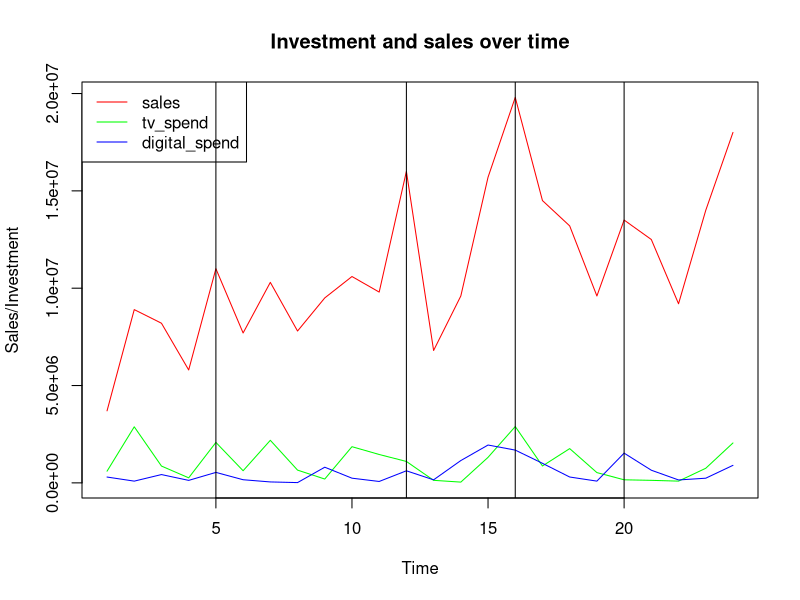

Source code (R):
# KINESSO EMPLOYMENT TEST ####
## Import Sales Data ####
install.packages("tidyverse")
library(tidyverse)
library(readxl)
data <- read_xlsx('toy_sales_data.xlsx',sheet = 'data')
data
planned_spend <- read_xlsx('toy_sales_data.xlsx', sheet = 'planned_spend')
planned_spend

## Create A Plot of Sales, Tv And Digital Investment In The Y Axis With Time In The X Axis ####
spend_and_sales <- data %>% select(2:4)
color = rainbow(3)
ts.plot(spend_and_sales,col=color, ylab='Sales/Investment', main = "Investment and sales over time")
legend("topleft", legend = colnames(spend_and_sales), lty=1, col=color)
abline(v=5)
abline(v=16)
abline(v=20)
abline(v=12)

## Report On The Correlations Among Sales Tv And Digital Investments ####
# We can see from the graph that there is some positive correlation between sales and spend as shown 
# by many of the peaks in sales corresponding to a peak in one of the spend amounts as shown in the 5th, 
# 12th, 16th and 20th months. The level of correlation will need further investigation.

## Fit A Reggression Model On The Data
fit <- lm(data$sales~.,data = data)
summary(fit)

## Report On The Adjusted R-squared ####
# The adjusted R squared for this model is 0.8985. This means that 89.85% of the variance in sales is 
# explained by the change in these variables. This is a relatively high output for a linear model.

## Report On The P-value And Significance Of Each Regressor ####
# The p-values of the intercept and the month and trend variables are not statistically significant each
# at a value of around 0.3 meaning we are only 70% confident of their significance. The p-value of the
# xmas variable is 0.00563, which means we are 99.437% confident of its significance. This level would 
# be satisfactory in the majority of situations. Finally the p-value for the tv_spend and digital_spend
# are both below 0.001, giving them a confidence level of above 99.9% which puts them well into the 
# statistically significant range.

## Calculate The Contribution From Tv Spend To Sales In % And Absolute Dollar Value ####
(1.947/(-5.287+1.947+2.872+1.419e+07+3.097e+06))*100
# Therefore tv_spend contributes 0.000112628% to the total contribution towards sales
# In terms of absolute dollar amount, it contributes $1.947 for every extra dollar spent.

## Calculate Tv ROI ####
total_sales =sum(data$sales)
total_spend = sum(data$tv_spend)
ROI = (total_sales/total_spend)*100
ROI
# Therefore the total return on investment for the 2 year period is $1043.052 for every dollar of tv_spend.

## Calculate The Expected Value For The First 3 Months Of 2018 ####
planned_spend$trend <- c(25,26,27)
planned_spend$xmas <- c(0,0,0)
planned_spend
predict.lm(fit, newdata = planned_spend)
# Therefore, for the first three months of 2018 the model predicts $11,750,228 for January, $12,760,264
# for February and $15,656,009 for March.

## What Additional Data Would Improve Your Model ####
# There are a number of additional variables that could improve the model. In terms of the tv_spend, it 
# would be useful to know what level of the products target audience (which could be found through 
# unsupervised clustering) was reached along with the frequency according to tv ratings. This could be 
# broken down into what percentage would have seen the ad once, twice, three times, four times or five or
# more times. 
#
# In terms of digital_spend, variables like the click through rate to measure the percentage who clicked 
# on the ad as well as tracking through what percentage of those clicks led to sales would allow us to
# better understand the impact of the tv vs digital advertisements. A breakdown of spending on each 
# social media or ad services would also be useful to see the impact of spending on different services.
#
# Some investment for both TV and digital may also have a delayed payout. If an ad is launched laye in 
# October we may not see sales until November. Because of this, it could be useful to include extra 
# variables indicating the previous months advertising spend.
#
# It would also be useful to know when new toy lines are being released as this could result in a
# boosted sales level for the release month and well the subsequent months having variables similar to 
# xmas telling the model if it has been 1, 2, or 3 months since a major release could indicate this to 
# the model. Similar indicators could be used for expansion into new markets. Finally, price discounts
# could also influence price. Variables indicating the lowest selling price for each month either as a 
# price or as a percentage discount could be used to convey this to the model.
